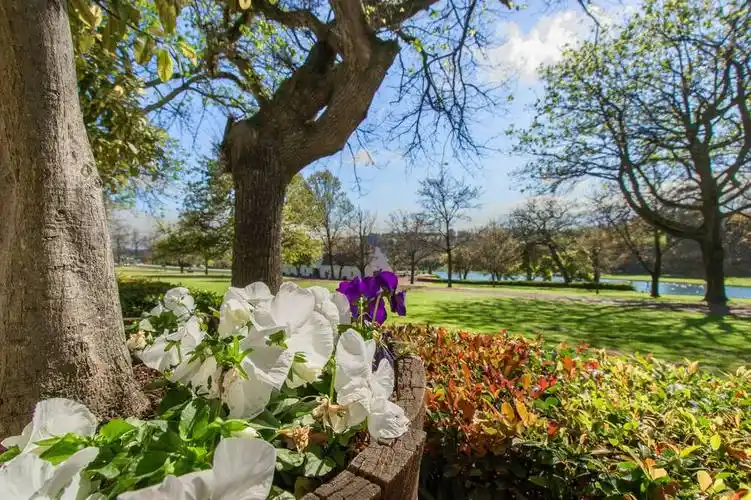
//> input picture openCV/garden.png, 751 x 500 px
$ ./08_   (built with g++ and OpenCV 4)
//> lines starting //> are read from the running program, lines starting //| are printed output that depends on the picture; after the words box and inside, x2 and y2 are one past the last pixel; in counts of white or black regions, pixels touching at a corner belong together
#include <opencv2/opencv.hpp>
#include <iostream>
#include <random>

using namespace cv;
void DIY_channels_split(Mat&,int,int);
void split_merge_channels(Mat&,int,int);
void mix_channels(Mat&,int,int);

int main(int argc,char ** argv){
  Mat src = imread("garden.png");
//> src is the input picture: 500 rows x 751 cols, CV_8UC3; mean B, G, R 98.2, 121.5, 118.7
  Mat hsv,shifted_hsv;
  Mat back_to_bgr;//,back_to_bgr_s
  cvtColor(src,hsv,COLOR_BGR2HSV);
//> hsv: 500 rows x 751 cols, CV_8UC3; mean H, S, V 46.7, 105, 133.2
  Scalar highest(255,255,255);
  Scalar lowest(100, 0, 0);
  inRange(hsv,lowest,highest,shifted_hsv);
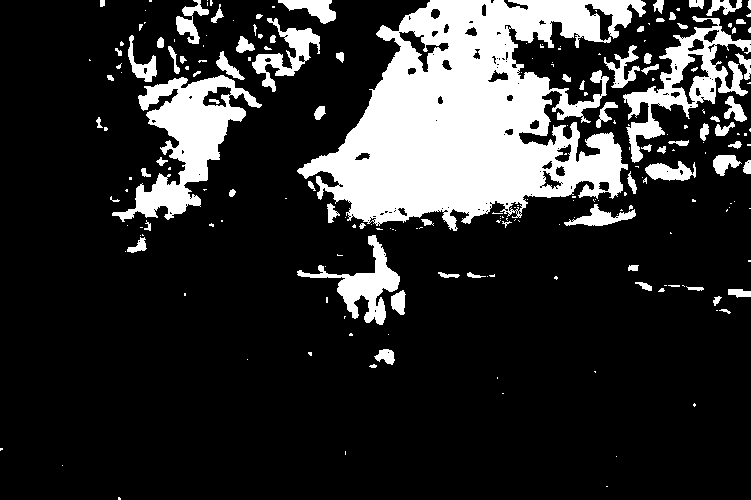
//> shifted_hsv: 500 rows x 751 cols, CV_8UC1; 18.8% white; 217 white regions (138 under 20 px), largest, box (x1, y1, x2, y2) and area: (297, 0, 646, 231) 43573, (112, 75, 262, 222) 7961, (623, 16, 751, 163) 4958
  //得到的shifted_hsv是一个单通道灰色图
  imshow("HSV",hsv);
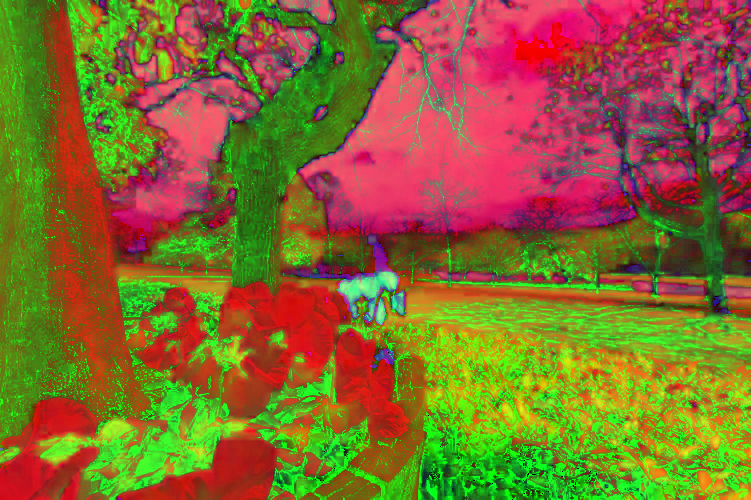
//> window 'HSV': 500 rows x 751 cols, CV_8UC3; mean B, G, R 46.7, 105, 133.2
  imshow("shifted_hsv",shifted_hsv);
  std::cout << shifted_hsv.type() << "-------"
            << hsv.type() << std::endl;
//| 0-------16
  cvtColor(shifted_hsv,back_to_bgr,COLOR_GRAY2BGR);
  imshow("ROI",back_to_bgr & src);
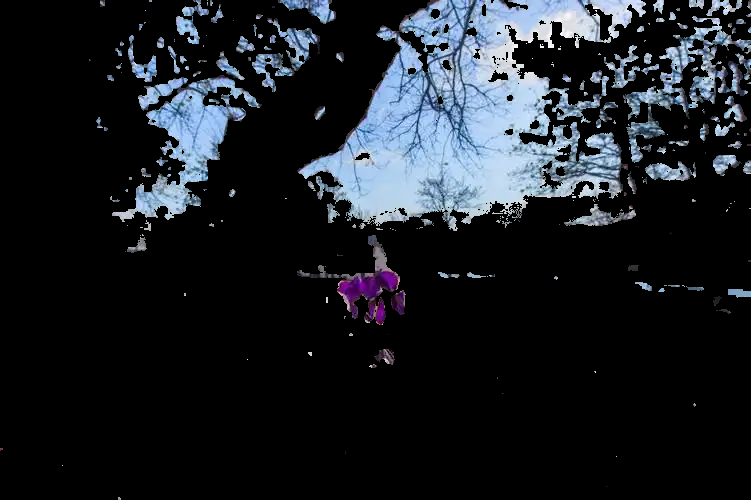
//> window 'ROI': 500 rows x 751 cols, CV_8UC3; mean B, G, R 36.8, 31.4, 27.2
  waitKey(0);
  return 0;
}

$ run again, with openCV/park.png copied over openCV/garden.png
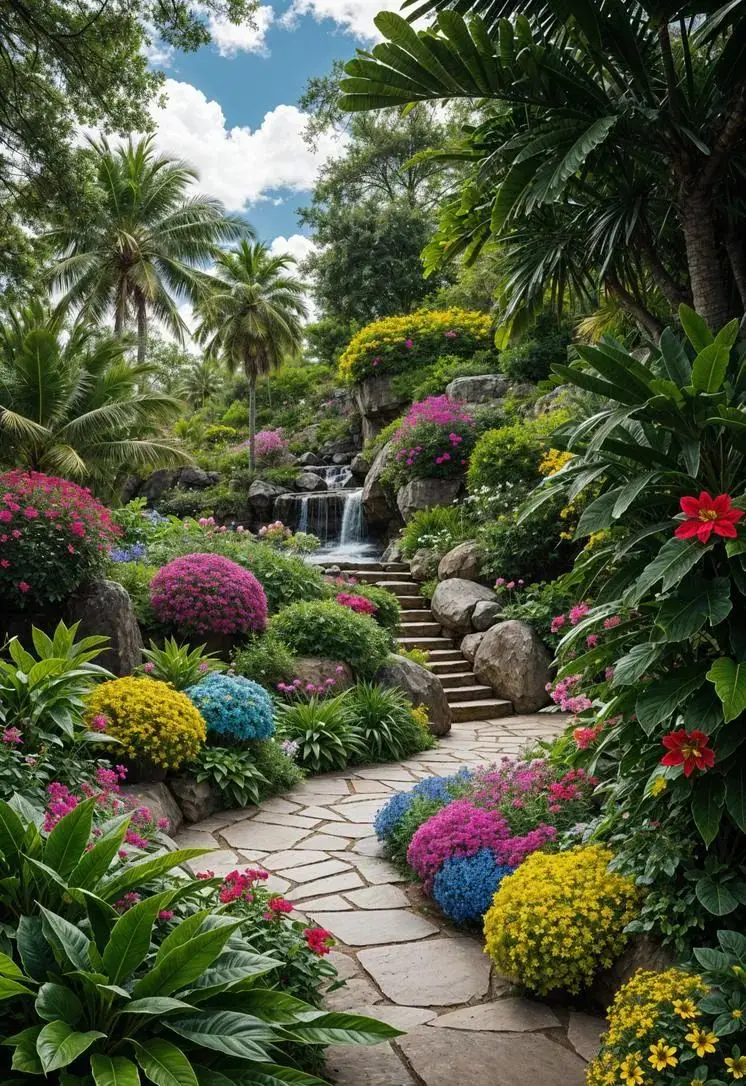
//> input picture openCV/park.png, 746 x 1086 px
//> src is the input picture: 1086 rows x 746 cols, CV_8UC3; mean B, G, R 63.5, 89.1, 82.8
//> hsv: 1086 rows x 746 cols, CV_8UC3; mean H, S, V 48.7, 118.4, 95.2
//> `inRange(hsv,lowest,highest,shifted_hsv);`:
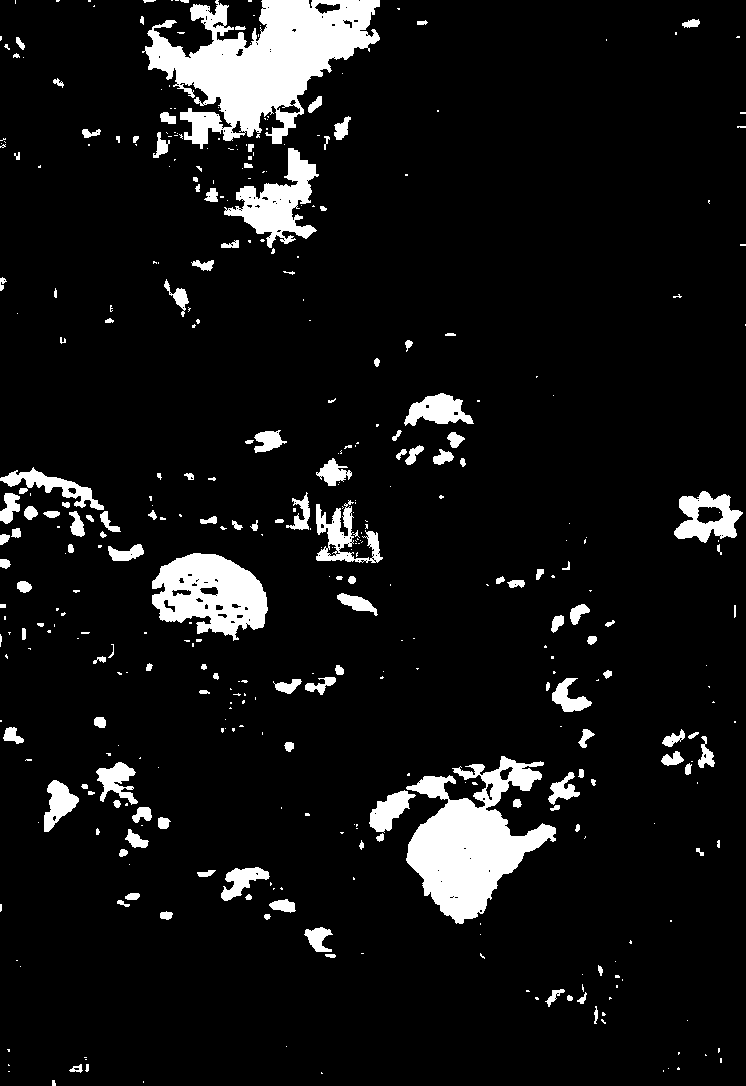
//> shifted_hsv: 1086 rows x 746 cols, CV_8UC1; 8.1% white; 405 white regions (253 under 20 px), largest, box (x1, y1, x2, y2) and area: (142, 0, 380, 149) 17730, (406, 756, 556, 924) 12323, (152, 553, 268, 641) 6508
//| 0-------16
//> `imshow("ROI",back_to_bgr & src);`:
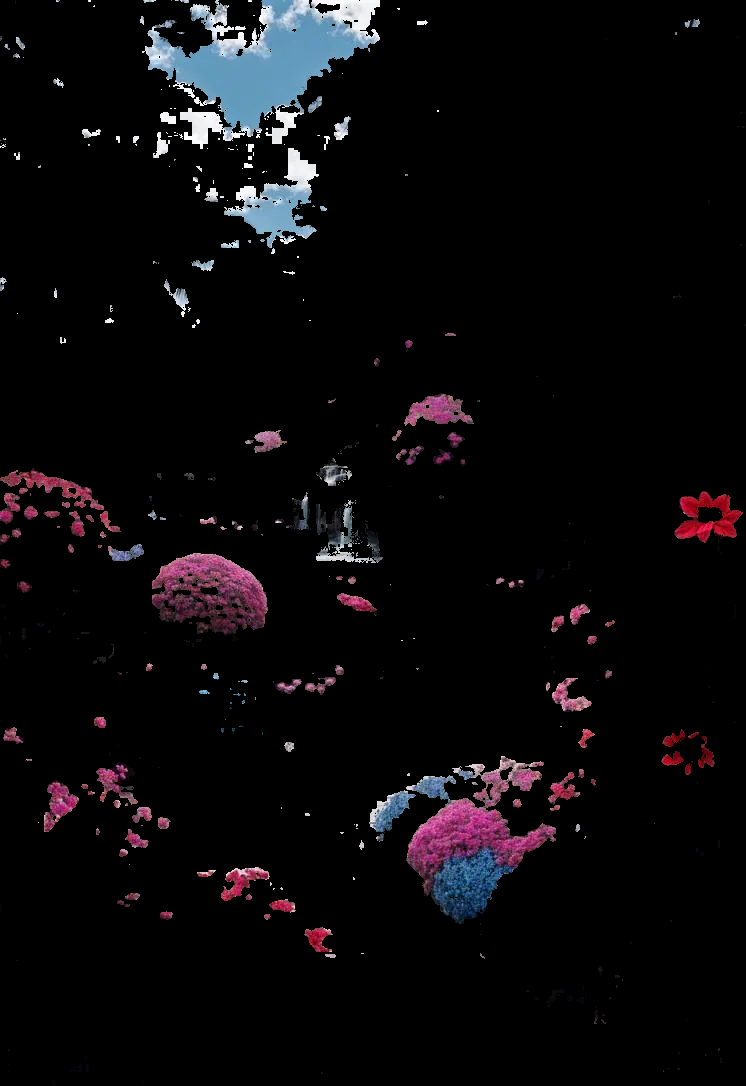
//> window 'ROI': 1086 rows x 746 cols, CV_8UC3; mean B, G, R 10.9, 9, 10.6
